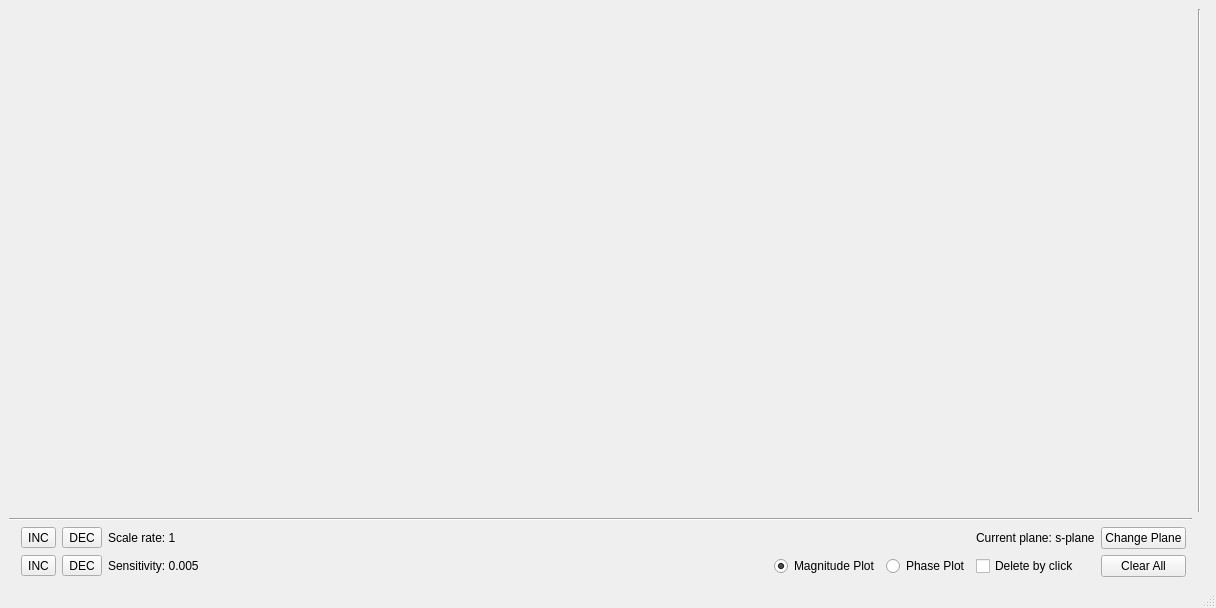
<?xml version="1.0" encoding="UTF-8"?>
<ui version="4.0">
 <class>MainWindow</class>
 <widget class="QMainWindow" name="MainWindow">
  <property name="geometry">
   <rect>
    <x>0</x>
    <y>0</y>
    <width>1216</width>
    <height>608</height>
   </rect>
  </property>
  <property name="maximumSize">
   <size>
    <width>1940</width>
    <height>1080</height>
   </size>
  </property>
  <property name="windowTitle">
   <string>Pole Zero Response Plotter</string>
  </property>
  <widget class="QWidget" name="centralwidget">
   <layout class="QGridLayout" name="gridLayout">
    <item row="1" column="1" colspan="16">
     <widget class="Line" name="lineX">
      <property name="orientation">
       <enum>Qt::Horizontal</enum>
      </property>
     </widget>
    </item>
    <item row="3" column="13">
     <widget class="QRadioButton" name="phaseButton">
      <property name="text">
       <string>Phase Plot</string>
      </property>
     </widget>
    </item>
    <item row="3" column="4">
     <widget class="QToolButton" name="decSenButton">
      <property name="text">
       <string>DEC</string>
      </property>
     </widget>
    </item>
    <item row="2" column="14">
     <widget class="QLabel" name="planeLabel">
      <property name="text">
       <string>Current plane: s-plane</string>
      </property>
     </widget>
    </item>
    <item row="3" column="9">
     <spacer name="horizontalSpacer">
      <property name="orientation">
       <enum>Qt::Horizontal</enum>
      </property>
      <property name="sizeHint" stdset="0">
       <size>
        <width>40</width>
        <height>20</height>
       </size>
      </property>
     </spacer>
    </item>
    <item row="0" column="17">
     <widget class="Line" name="lineY">
      <property name="orientation">
       <enum>Qt::Vertical</enum>
      </property>
     </widget>
    </item>
    <item row="3" column="3">
     <widget class="QToolButton" name="incSenButton">
      <property name="text">
       <string>INC</string>
      </property>
     </widget>
    </item>
    <item row="2" column="4">
     <widget class="QToolButton" name="decScButton">
      <property name="text">
       <string>DEC</string>
      </property>
     </widget>
    </item>
    <item row="2" column="5">
     <widget class="QLabel" name="scaleLabel">
      <property name="text">
       <string>Scale rate: 1</string>
      </property>
     </widget>
    </item>
    <item row="3" column="15">
     <widget class="QPushButton" name="clearButton">
      <property name="sizePolicy">
       <sizepolicy hsizetype="Minimum" vsizetype="Fixed">
        <horstretch>0</horstretch>
        <verstretch>0</verstretch>
       </sizepolicy>
      </property>
      <property name="text">
       <string>Clear All</string>
      </property>
     </widget>
    </item>
    <item row="0" column="1" colspan="16">
     <spacer name="verticalSpacer">
      <property name="orientation">
       <enum>Qt::Vertical</enum>
      </property>
      <property name="sizeHint" stdset="0">
       <size>
        <width>20</width>
        <height>40</height>
       </size>
      </property>
     </spacer>
    </item>
    <item row="3" column="5">
     <widget class="QLabel" name="ratioInfoLabel">
      <property name="text">
       <string>Sensitivity: 0.005</string>
      </property>
     </widget>
    </item>
    <item row="2" column="3">
     <widget class="QToolButton" name="incScButton">
      <property name="text">
       <string>INC</string>
      </property>
     </widget>
    </item>
    <item row="3" column="12">
     <widget class="QRadioButton" name="magButton">
      <property name="text">
       <string>Magnitude Plot</string>
      </property>
      <property name="checked">
       <bool>true</bool>
      </property>
     </widget>
    </item>
    <item row="3" column="14">
     <widget class="QCheckBox" name="delBox">
      <property name="sizePolicy">
       <sizepolicy hsizetype="Fixed" vsizetype="Fixed">
        <horstretch>0</horstretch>
        <verstretch>0</verstretch>
       </sizepolicy>
      </property>
      <property name="text">
       <string>Delete by click</string>
      </property>
     </widget>
    </item>
    <item row="2" column="15">
     <widget class="QPushButton" name="planeButton">
      <property name="text">
       <string>Change Plane</string>
      </property>
     </widget>
    </item>
    <item row="0" column="18" rowspan="4">
     <widget class="MplWidget" name="MplWidget" native="true">
      <property name="sizePolicy">
       <sizepolicy hsizetype="Minimum" vsizetype="Preferred">
        <horstretch>0</horstretch>
        <verstretch>0</verstretch>
       </sizepolicy>
      </property>
     </widget>
    </item>
   </layout>
  </widget>
  <widget class="QMenuBar" name="menuBar">
   <property name="geometry">
    <rect>
     <x>0</x>
     <y>0</y>
     <width>1216</width>
     <height>22</height>
    </rect>
   </property>
  </widget>
  <widget class="QStatusBar" name="statusBar"/>
 </widget>
 <customwidgets>
  <customwidget>
   <class>MplWidget</class>
   <extends>QWidget</extends>
   <header>mplwidget.h</header>
   <container>1</container>
  </customwidget>
 </customwidgets>
 <resources/>
 <connections/>
</ui>
